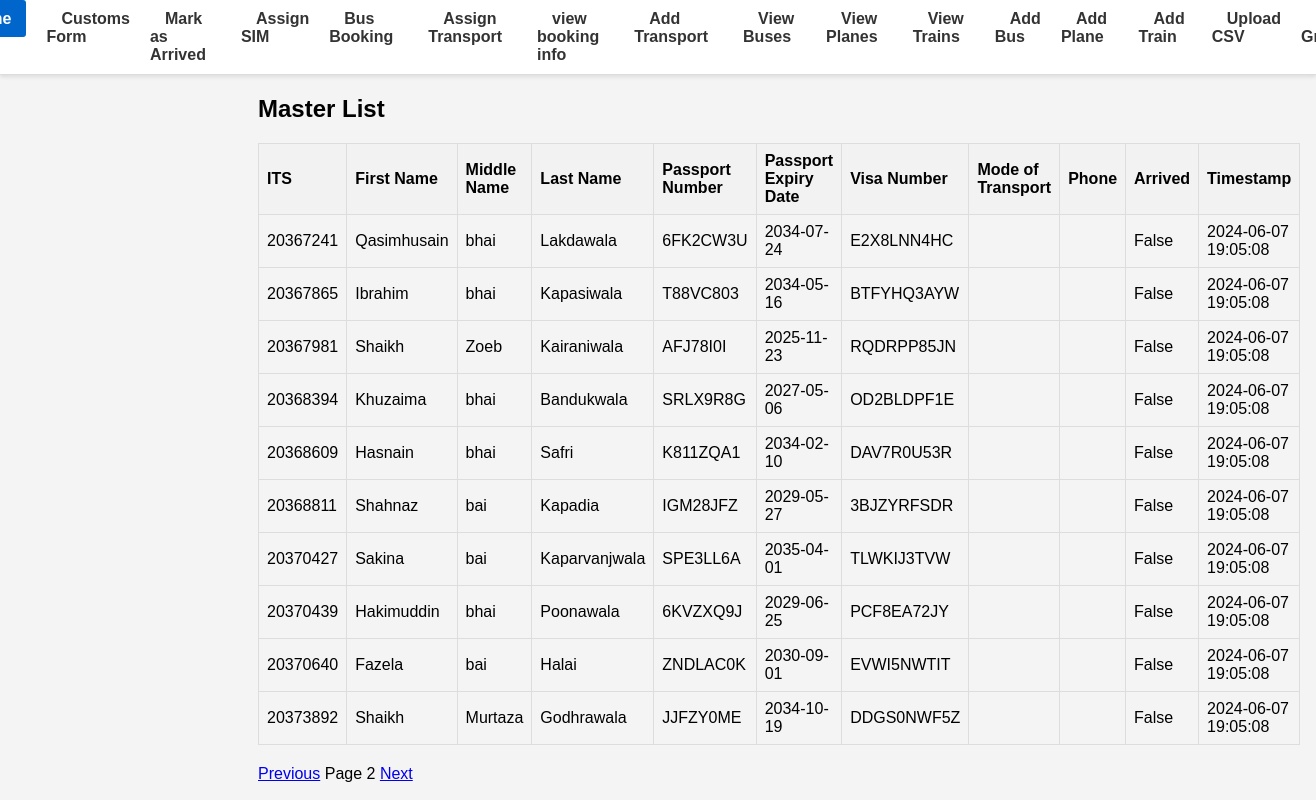
Page /masters/?page=2 on the earlier database version.
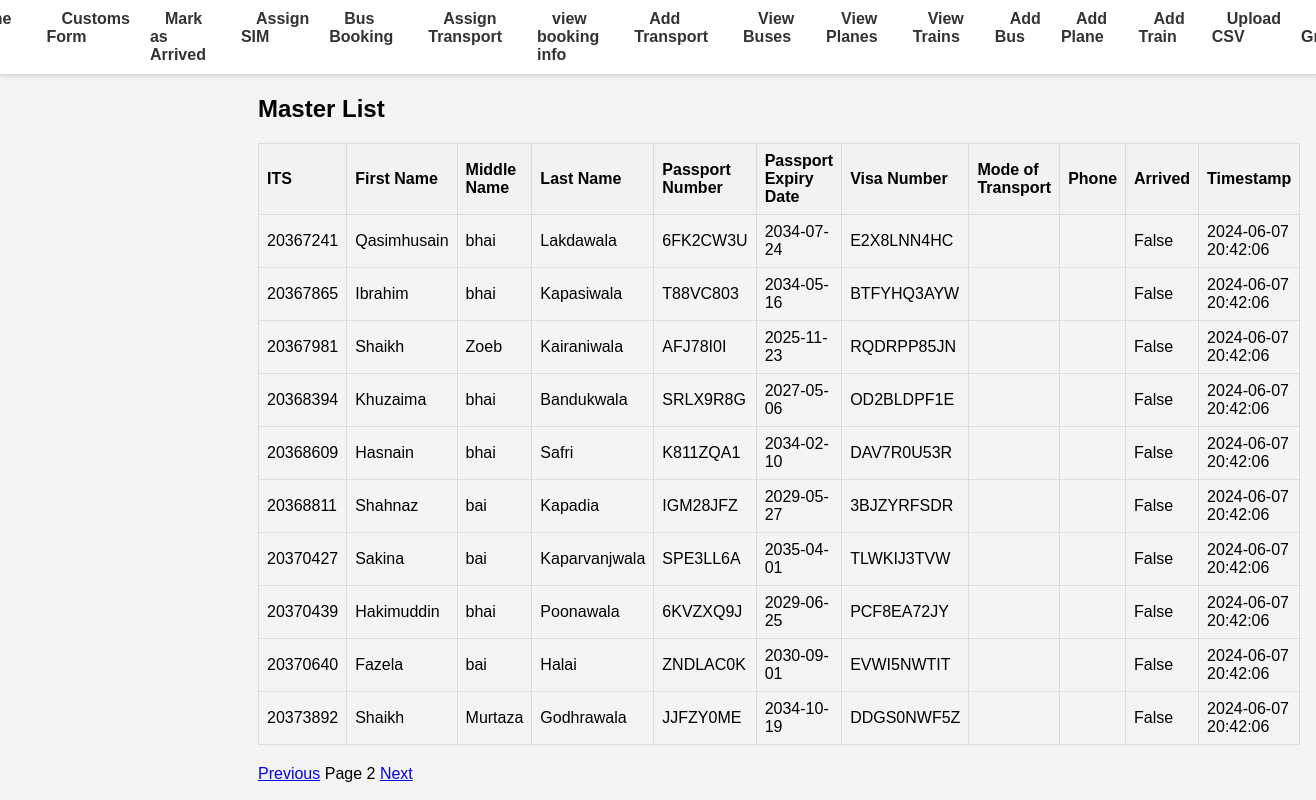
Same page on the later database version.
### database.py (models this page shows)
class Master(Base):
    __tablename__ = "master"
    ITS = Column(Integer, primary_key=True, index=True)
    first_name = Column(String, index=True)
    middle_name = Column(String, index=True)
    last_name = Column(String, index=True)
    DOB = Column(Date)
    passport_No = Column(String, unique=True, index=True)
    passport_Expiry = Column(Date, index=True)
    Visa_No = Column(String, index=True)
    Mode_of_Transport = Column(String, index=True)
    phone = Column(String, index=True)
    arrived = Column(Boolean, default=False)
    timestamp = Column(DateTime, default=func.now())

### main.py (the view)
@app.get("/masters/")
def get_masters(request: Request, page: int = 1, db: Session = Depends(get_db)):
    page_size = 10
    masters = db.query(Master).offset((page - 1) * page_size).limit(page_size).all()
    total_masters = db.query(func.count(Master.ITS)).scalar()
    return templates.TemplateResponse("masters.html", {"request": request, "masters": masters, "total_masters": total_masters, "page": page, "page_size": page_size})

### templates/masters.html
{% extends "base.html" %}
{% block content %}
<h2>Master List</h2>
<table>
    <tr>
        <th>ITS</th>
        <th>First Name</th>
        <th>Middle Name</th>
        <th>Last Name</th>
        <th>Passport Number</th>
        <th>Passport Expiry Date</th>
        <th>Visa Number</th>
        <th>Mode of Transport</th>
        <th>Phone</th>
        <th>Arrived</th>
        <th>Timestamp</th>
    </tr>
    {% for master in masters %}
    <tr>
        <td>{{ master.ITS }}</td>
        <td>{{ master.first_name }}</td>
        <td>{{ master.middle_name }}</td>
        <td>{{ master.last_name }}</td>
        <td>{{ master.passport_No }}</td>
        <td>{{ master.passport_Expiry }}</td>
        <td>{{ master.Visa_No }}</td>
        <td>{{ master.Mode_of_Transport }}</td>
        <td>{{ master.phone }}</td>
        <td>{{ master.arrived }}</td>
        <td>{{ master.timestamp }}</td>
    </tr>
    {% endfor %}
</table>
<div>
    <a href="/masters/?page={{ page - 1 }}" {% if page == 1 %}style="visibility:hidden;"{% endif %}>Previous</a>
    <span>Page {{ page }}</span>
    <a href="/masters/?page={{ page + 1 }}" {% if (page * page_size) >= total_masters %}style="visibility:hidden;"{% endif %}>Next</a>
</div>
{% endblock %}

### templates/base.html (shortened to what this page needs)
<!DOCTYPE html>
<html lang="en">
<head>
    <link rel="stylesheet" href="/static/styles.css">
</head>
<body>
    <nav>
        <ul>
            <li><a href="/">Home</a></li>
            <li><a href="/master-form">Customs Form</a></li>
            <li><a href="/mark-as-arrived-form/">Mark as Arrived</a></li>
            <li><a href="/assign-sim-form">Assign SIM</a></li>
            <li><a href = "/bus-booking/">Bus Booking </a></li>
            <li><a href="/assign-transport-form">Assign Transport</a></li>
            <li><a href="/view-booking-info/">view booking info</a></li>
            <li><a href="/add-transport-form">Add Transport</a></li>
            <li><a href="/view-buses/">View Buses</a></li>
            <li><a href="/view-planes/">View Planes</a></li>
            <li><a href="/view-trains/">View Trains</a></li>
            <li><a href="/add-bus/">Add Bus</a></li>
            <li><a href="/add-plane/">Add Plane</a></li>
            <li><a href="/add-train/">Add Train</a></li>
            <li><a href="/upload-csv/">Upload CSV</a></li>
            <li><a href="/set-group-form">Set Group</a></li>
        </ul>
    </nav>
    <div class="container">
        {% block content %}{% endblock %}
    </div>
</body>
</html>

### static/styles.css (style rules this page uses)
body { font-family: Arial, sans-serif; margin: 0; padding: 0; background-color: #f4f4f4; }
nav { background-color: #fff; border-bottom: 1px solid #ddd; padding: 10px; display: flex; justify-content: center; box-shadow: 0 2px 4px rgba(0, 0, 0, 0.1); }
nav ul { list-style: none; margin: 0; padding: 0; display: flex; gap: 20px; }
nav ul li { display: inline; }
nav a { color: #333; text-decoration: none; font-weight: bold; padding: 10px 15px; border-radius: 3px; transition: background-color 0.3s, color 0.3s; }
.container { max-width: 800px; margin: 0 auto; }
table { width: 100%; border-collapse: collapse; margin-bottom: 20px; }
table, th, td { border: 1px solid #ddd; }
th, td { padding: 8px; text-align: left; }
th { background-color: #f2f2f2; }

Differences in the rows shown:
changed Master "Qasimhusain": timestamp "2024-06-07 19:05:08" → "2024-06-07 20:42:06"
changed Master "Ibrahim": timestamp "2024-06-07 19:05:08" → "2024-06-07 20:42:06"
changed Master "Zoeb": timestamp "2024-06-07 19:05:08" → "2024-06-07 20:42:06"
changed Master "Khuzaima": timestamp "2024-06-07 19:05:08" → "2024-06-07 20:42:06"
changed Master "Hasnain": timestamp "2024-06-07 19:05:08" → "2024-06-07 20:42:06"
changed Master "Shahnaz": timestamp "2024-06-07 19:05:08" → "2024-06-07 20:42:06"
changed Master "Sakina": timestamp "2024-06-07 19:05:08" → "2024-06-07 20:42:06"
changed Master "Hakimuddin": timestamp "2024-06-07 19:05:08" → "2024-06-07 20:42:06"
changed Master "Fazela": timestamp "2024-06-07 19:05:08" → "2024-06-07 20:42:06"
changed Master "Murtaza": timestamp "2024-06-07 19:05:08" → "2024-06-07 20:42:06"
